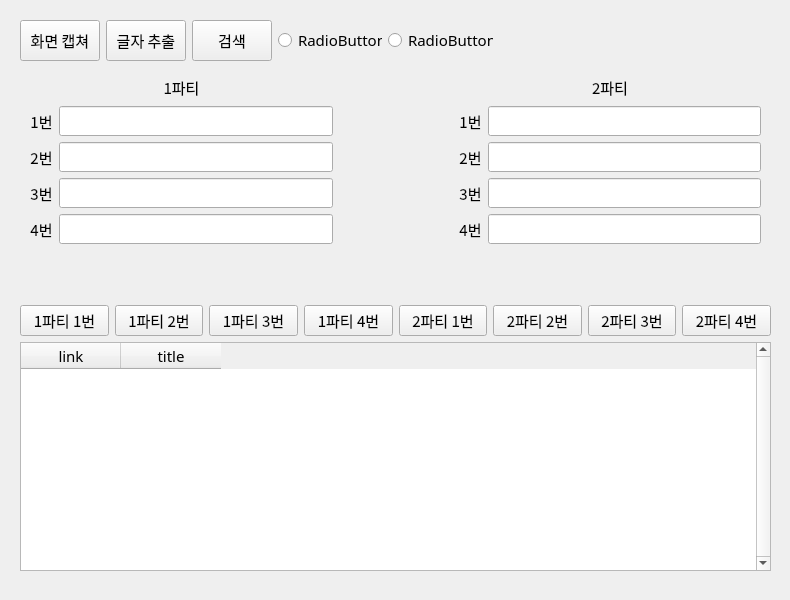
<?xml version="1.0" encoding="UTF-8"?>
<ui version="4.0">
 <class>MainWindow</class>
 <widget class="QMainWindow" name="MainWindow">
  <property name="enabled">
   <bool>true</bool>
  </property>
  <property name="geometry">
   <rect>
    <x>0</x>
    <y>0</y>
    <width>790</width>
    <height>600</height>
   </rect>
  </property>
  <property name="font">
   <font>
    <family>굴림</family>
    <pointsize>11</pointsize>
   </font>
  </property>
  <property name="windowTitle">
   <string>MainWindow</string>
  </property>
  <widget class="QWidget" name="centralwidget">
   <widget class="QWidget" name="horizontalLayoutWidget_2">
    <property name="geometry">
     <rect>
      <x>20</x>
      <y>20</y>
      <width>473</width>
      <height>41</height>
     </rect>
    </property>
    <layout class="QHBoxLayout" name="horizontalLayout_2">
     <item>
      <widget class="QPushButton" name="pushButton">
       <property name="sizePolicy">
        <sizepolicy hsizetype="Minimum" vsizetype="Expanding">
         <horstretch>0</horstretch>
         <verstretch>0</verstretch>
        </sizepolicy>
       </property>
       <property name="text">
        <string>화면 캡쳐</string>
       </property>
      </widget>
     </item>
     <item>
      <widget class="QPushButton" name="pushButton_2">
       <property name="sizePolicy">
        <sizepolicy hsizetype="Minimum" vsizetype="Expanding">
         <horstretch>0</horstretch>
         <verstretch>0</verstretch>
        </sizepolicy>
       </property>
       <property name="text">
        <string>글자 추출</string>
       </property>
      </widget>
     </item>
     <item>
      <widget class="QPushButton" name="pushButton_3">
       <property name="sizePolicy">
        <sizepolicy hsizetype="Minimum" vsizetype="Expanding">
         <horstretch>0</horstretch>
         <verstretch>0</verstretch>
        </sizepolicy>
       </property>
       <property name="text">
        <string>검색</string>
       </property>
      </widget>
     </item>
     <item>
      <widget class="QRadioButton" name="radioButton">
       <property name="text">
        <string>RadioButton</string>
       </property>
      </widget>
     </item>
     <item>
      <widget class="QRadioButton" name="radioButton_2">
       <property name="text">
        <string>RadioButton</string>
       </property>
      </widget>
     </item>
    </layout>
   </widget>
   <widget class="QWidget" name="verticalLayoutWidget">
    <property name="geometry">
     <rect>
      <x>20</x>
      <y>70</y>
      <width>751</width>
      <height>501</height>
     </rect>
    </property>
    <layout class="QVBoxLayout" name="verticalLayout">
     <item>
      <layout class="QHBoxLayout" name="horizontalLayout">
       <item>
        <layout class="QGridLayout" name="gridLayout" rowstretch="0,0,0,0,0,0">
         <property name="sizeConstraint">
          <enum>QLayout::SetDefaultConstraint</enum>
         </property>
         <property name="leftMargin">
          <number>10</number>
         </property>
         <property name="topMargin">
          <number>5</number>
         </property>
         <property name="rightMargin">
          <number>10</number>
         </property>
         <property name="bottomMargin">
          <number>5</number>
         </property>
         <property name="spacing">
          <number>6</number>
         </property>
         <item row="0" column="0" colspan="2">
          <widget class="QLabel" name="label_5">
           <property name="sizePolicy">
            <sizepolicy hsizetype="Expanding" vsizetype="Expanding">
             <horstretch>0</horstretch>
             <verstretch>0</verstretch>
            </sizepolicy>
           </property>
           <property name="text">
            <string>1파티</string>
           </property>
           <property name="alignment">
            <set>Qt::AlignCenter</set>
           </property>
          </widget>
         </item>
         <item row="1" column="1">
          <widget class="QLineEdit" name="lineEdit">
           <property name="sizePolicy">
            <sizepolicy hsizetype="Expanding" vsizetype="Expanding">
             <horstretch>0</horstretch>
             <verstretch>0</verstretch>
            </sizepolicy>
           </property>
          </widget>
         </item>
         <item row="2" column="1">
          <widget class="QLineEdit" name="lineEdit_2">
           <property name="sizePolicy">
            <sizepolicy hsizetype="Expanding" vsizetype="Expanding">
             <horstretch>0</horstretch>
             <verstretch>0</verstretch>
            </sizepolicy>
           </property>
          </widget>
         </item>
         <item row="4" column="1">
          <widget class="QLineEdit" name="lineEdit_4">
           <property name="sizePolicy">
            <sizepolicy hsizetype="Expanding" vsizetype="Expanding">
             <horstretch>0</horstretch>
             <verstretch>0</verstretch>
            </sizepolicy>
           </property>
          </widget>
         </item>
         <item row="3" column="1">
          <widget class="QLineEdit" name="lineEdit_3">
           <property name="sizePolicy">
            <sizepolicy hsizetype="Expanding" vsizetype="Expanding">
             <horstretch>0</horstretch>
             <verstretch>0</verstretch>
            </sizepolicy>
           </property>
          </widget>
         </item>
         <item row="1" column="0">
          <widget class="QLabel" name="label">
           <property name="sizePolicy">
            <sizepolicy hsizetype="Preferred" vsizetype="Expanding">
             <horstretch>0</horstretch>
             <verstretch>0</verstretch>
            </sizepolicy>
           </property>
           <property name="text">
            <string>1번</string>
           </property>
           <property name="alignment">
            <set>Qt::AlignCenter</set>
           </property>
          </widget>
         </item>
         <item row="2" column="0">
          <widget class="QLabel" name="label_2">
           <property name="sizePolicy">
            <sizepolicy hsizetype="Preferred" vsizetype="Expanding">
             <horstretch>0</horstretch>
             <verstretch>0</verstretch>
            </sizepolicy>
           </property>
           <property name="text">
            <string>2번</string>
           </property>
           <property name="alignment">
            <set>Qt::AlignCenter</set>
           </property>
          </widget>
         </item>
         <item row="4" column="0">
          <widget class="QLabel" name="label_4">
           <property name="sizePolicy">
            <sizepolicy hsizetype="Preferred" vsizetype="Expanding">
             <horstretch>0</horstretch>
             <verstretch>0</verstretch>
            </sizepolicy>
           </property>
           <property name="text">
            <string>4번</string>
           </property>
           <property name="alignment">
            <set>Qt::AlignCenter</set>
           </property>
          </widget>
         </item>
         <item row="3" column="0">
          <widget class="QLabel" name="label_3">
           <property name="sizePolicy">
            <sizepolicy hsizetype="Preferred" vsizetype="Expanding">
             <horstretch>0</horstretch>
             <verstretch>0</verstretch>
            </sizepolicy>
           </property>
           <property name="text">
            <string>3번</string>
           </property>
           <property name="alignment">
            <set>Qt::AlignCenter</set>
           </property>
          </widget>
         </item>
         <item row="5" column="1">
          <spacer name="verticalSpacer">
           <property name="orientation">
            <enum>Qt::Vertical</enum>
           </property>
           <property name="sizeHint" stdset="0">
            <size>
             <width>20</width>
             <height>50</height>
            </size>
           </property>
          </spacer>
         </item>
        </layout>
       </item>
       <item>
        <spacer name="horizontalSpacer">
         <property name="orientation">
          <enum>Qt::Horizontal</enum>
         </property>
         <property name="sizeType">
          <enum>QSizePolicy::Preferred</enum>
         </property>
         <property name="sizeHint" stdset="0">
          <size>
           <width>100</width>
           <height>20</height>
          </size>
         </property>
        </spacer>
       </item>
       <item>
        <layout class="QGridLayout" name="gridLayout_2" rowstretch="0,0,0,0,0,0">
         <property name="sizeConstraint">
          <enum>QLayout::SetNoConstraint</enum>
         </property>
         <property name="leftMargin">
          <number>10</number>
         </property>
         <property name="topMargin">
          <number>5</number>
         </property>
         <property name="rightMargin">
          <number>10</number>
         </property>
         <property name="bottomMargin">
          <number>5</number>
         </property>
         <property name="spacing">
          <number>6</number>
         </property>
         <item row="2" column="0">
          <widget class="QLabel" name="label_7">
           <property name="sizePolicy">
            <sizepolicy hsizetype="Preferred" vsizetype="Expanding">
             <horstretch>0</horstretch>
             <verstretch>0</verstretch>
            </sizepolicy>
           </property>
           <property name="text">
            <string>2번</string>
           </property>
           <property name="alignment">
            <set>Qt::AlignCenter</set>
           </property>
          </widget>
         </item>
         <item row="0" column="0" colspan="2">
          <widget class="QLabel" name="label_10">
           <property name="sizePolicy">
            <sizepolicy hsizetype="Expanding" vsizetype="Expanding">
             <horstretch>0</horstretch>
             <verstretch>0</verstretch>
            </sizepolicy>
           </property>
           <property name="text">
            <string>2파티</string>
           </property>
           <property name="alignment">
            <set>Qt::AlignCenter</set>
           </property>
          </widget>
         </item>
         <item row="3" column="0">
          <widget class="QLabel" name="label_9">
           <property name="sizePolicy">
            <sizepolicy hsizetype="Preferred" vsizetype="Expanding">
             <horstretch>0</horstretch>
             <verstretch>0</verstretch>
            </sizepolicy>
           </property>
           <property name="text">
            <string>3번</string>
           </property>
           <property name="alignment">
            <set>Qt::AlignCenter</set>
           </property>
          </widget>
         </item>
         <item row="4" column="0">
          <widget class="QLabel" name="label_8">
           <property name="sizePolicy">
            <sizepolicy hsizetype="Preferred" vsizetype="Expanding">
             <horstretch>0</horstretch>
             <verstretch>0</verstretch>
            </sizepolicy>
           </property>
           <property name="text">
            <string>4번</string>
           </property>
           <property name="alignment">
            <set>Qt::AlignCenter</set>
           </property>
          </widget>
         </item>
         <item row="1" column="1">
          <widget class="QLineEdit" name="lineEdit_5">
           <property name="sizePolicy">
            <sizepolicy hsizetype="Expanding" vsizetype="Expanding">
             <horstretch>0</horstretch>
             <verstretch>0</verstretch>
            </sizepolicy>
           </property>
          </widget>
         </item>
         <item row="2" column="1">
          <widget class="QLineEdit" name="lineEdit_6">
           <property name="sizePolicy">
            <sizepolicy hsizetype="Expanding" vsizetype="Expanding">
             <horstretch>0</horstretch>
             <verstretch>0</verstretch>
            </sizepolicy>
           </property>
          </widget>
         </item>
         <item row="4" column="1">
          <widget class="QLineEdit" name="lineEdit_7">
           <property name="sizePolicy">
            <sizepolicy hsizetype="Expanding" vsizetype="Expanding">
             <horstretch>0</horstretch>
             <verstretch>0</verstretch>
            </sizepolicy>
           </property>
          </widget>
         </item>
         <item row="3" column="1">
          <widget class="QLineEdit" name="lineEdit_8">
           <property name="sizePolicy">
            <sizepolicy hsizetype="Expanding" vsizetype="Expanding">
             <horstretch>0</horstretch>
             <verstretch>0</verstretch>
            </sizepolicy>
           </property>
          </widget>
         </item>
         <item row="1" column="0">
          <widget class="QLabel" name="label_6">
           <property name="sizePolicy">
            <sizepolicy hsizetype="Preferred" vsizetype="Expanding">
             <horstretch>0</horstretch>
             <verstretch>0</verstretch>
            </sizepolicy>
           </property>
           <property name="text">
            <string>1번</string>
           </property>
           <property name="alignment">
            <set>Qt::AlignCenter</set>
           </property>
          </widget>
         </item>
         <item row="5" column="1">
          <spacer name="verticalSpacer_2">
           <property name="orientation">
            <enum>Qt::Vertical</enum>
           </property>
           <property name="sizeHint" stdset="0">
            <size>
             <width>20</width>
             <height>50</height>
            </size>
           </property>
          </spacer>
         </item>
        </layout>
       </item>
      </layout>
     </item>
     <item>
      <layout class="QHBoxLayout" name="horizontalLayout_3">
       <item>
        <widget class="QPushButton" name="pushButton_5">
         <property name="text">
          <string>1파티 1번</string>
         </property>
        </widget>
       </item>
       <item>
        <widget class="QPushButton" name="pushButton_6">
         <property name="text">
          <string>1파티 2번</string>
         </property>
        </widget>
       </item>
       <item>
        <widget class="QPushButton" name="pushButton_7">
         <property name="text">
          <string>1파티 3번</string>
         </property>
        </widget>
       </item>
       <item>
        <widget class="QPushButton" name="pushButton_8">
         <property name="text">
          <string>1파티 4번</string>
         </property>
        </widget>
       </item>
       <item>
        <widget class="QPushButton" name="pushButton_10">
         <property name="text">
          <string>2파티 1번</string>
         </property>
        </widget>
       </item>
       <item>
        <widget class="QPushButton" name="pushButton_9">
         <property name="text">
          <string>2파티 2번</string>
         </property>
        </widget>
       </item>
       <item>
        <widget class="QPushButton" name="pushButton_4">
         <property name="text">
          <string>2파티 3번</string>
         </property>
        </widget>
       </item>
       <item>
        <widget class="QPushButton" name="pushButton_11">
         <property name="text">
          <string>2파티 4번</string>
         </property>
        </widget>
       </item>
      </layout>
     </item>
     <item>
      <widget class="QTableWidget" name="tableWidget">
       <property name="sizePolicy">
        <sizepolicy hsizetype="Expanding" vsizetype="Expanding">
         <horstretch>0</horstretch>
         <verstretch>0</verstretch>
        </sizepolicy>
       </property>
       <property name="verticalScrollBarPolicy">
        <enum>Qt::ScrollBarAlwaysOn</enum>
       </property>
       <property name="horizontalScrollBarPolicy">
        <enum>Qt::ScrollBarAlwaysOff</enum>
       </property>
       <property name="sizeAdjustPolicy">
        <enum>QAbstractScrollArea::AdjustIgnored</enum>
       </property>
       <property name="autoScrollMargin">
        <number>16</number>
       </property>
       <column>
        <property name="text">
         <string>link</string>
        </property>
        <property name="textAlignment">
         <set>AlignCenter</set>
        </property>
       </column>
       <column>
        <property name="text">
         <string>title</string>
        </property>
        <property name="textAlignment">
         <set>AlignCenter</set>
        </property>
       </column>
      </widget>
     </item>
    </layout>
   </widget>
  </widget>
 </widget>
 <resources/>
 <connections/>
</ui>
